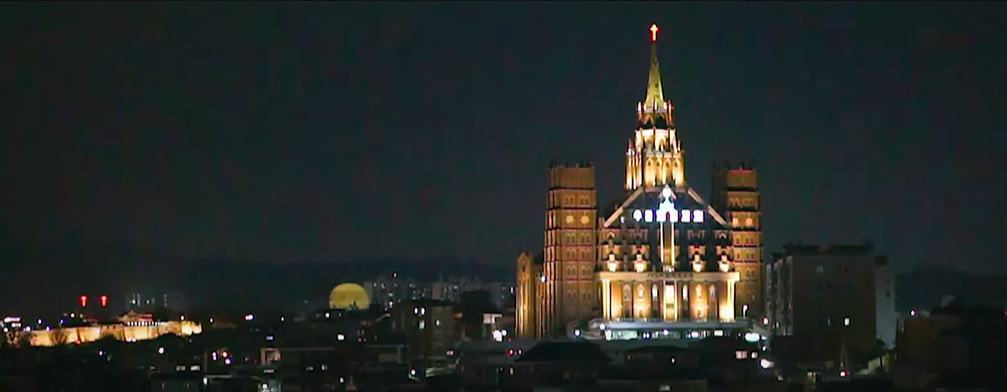
#> input picture mission/03.png, 1007 x 392 px
$ python mission_3.py
#> lines starting #> are read from the running program, lines starting #| are printed output that depends on the picture
# 배경이 우글우글한 부분을 블러처리한 것 처럼 매끄럽게

import cv2, sys
import numpy as np

src = cv2.imread('mission/03.png')
#> src is the input picture: shape (392, 1007, 3); mean B, G, R 39.9, 42.2, 38.1

if src is None:
    sys.exit('Image load failed')

# 노이즈 제거 & 부드럽게 만들기
g_dst = cv2.GaussianBlur(src, (5, 5), 1)
m_dst = cv2.medianBlur(g_dst, 3)

# sharpening 과정을 통해 에지 강조
kernel = np.array([[-1,-1,-1], [-1,9,-1], [-1,-1,-1]], dtype = np.float32)
sharpened = cv2.filter2D(m_dst, -1, kernel)
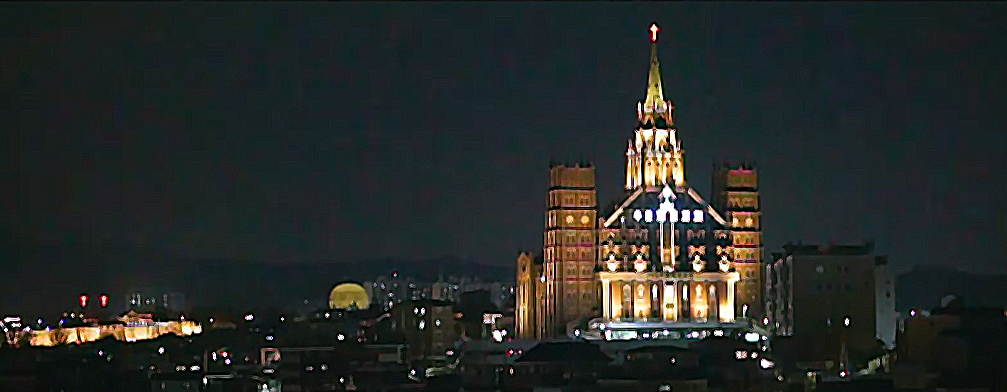
#> sharpened: shape (392, 1007, 3); mean B, G, R 40, 42.1, 37.8

# 밝기 조정 (약간 어둡게)
final = cv2.addWeighted(sharpened, 0.8, np.zeros(sharpened.shape, sharpened.dtype), 0, 0)
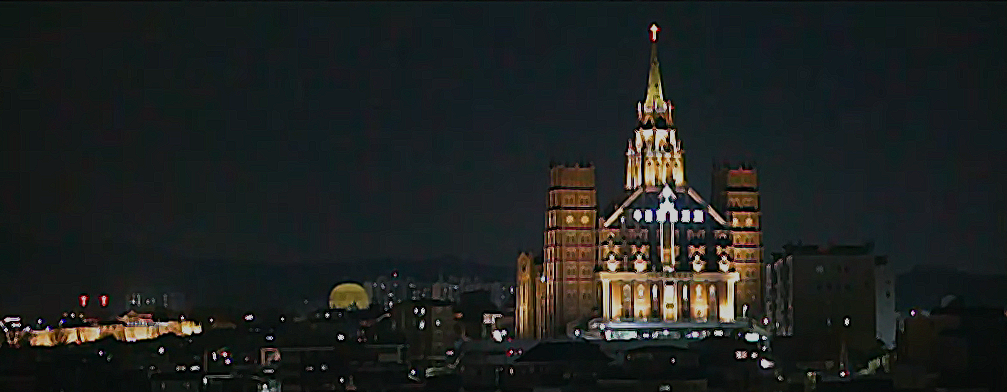
#> final: shape (392, 1007, 3); mean B, G, R 32, 33.7, 30.2


# 처음 이미지 출력
cv2.imshow('src', src)
# 결과 이미지 출력
cv2.imshow('Processed Image', final)

cv2.waitKey(0)
cv2.destroyAllWindows()

$ run again, with mission/01.png copied over mission/03.png
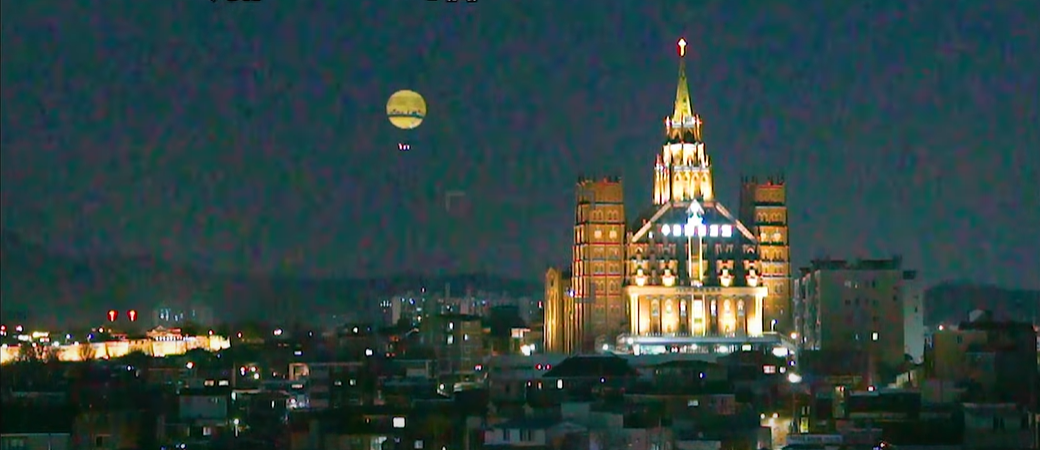
#> input picture mission/01.png, 1040 x 450 px
#> src is the input picture: shape (450, 1040, 3); mean B, G, R 65.5, 66.9, 47.1
#> `sharpened = cv2.filter2D(m_dst, -1, kernel)`:
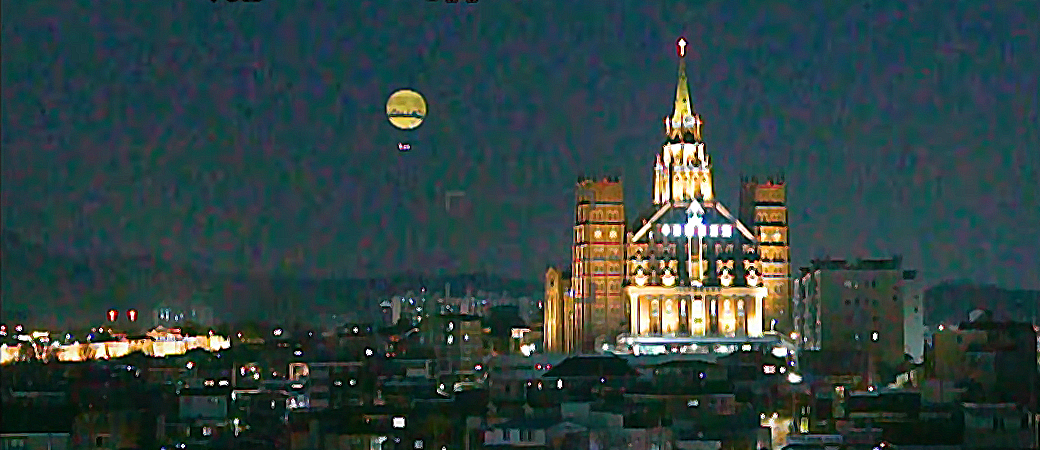
#> sharpened: shape (450, 1040, 3); mean B, G, R 65.6, 66.6, 46.8
#> `final = cv2.addWeighted(sharpened, 0.8, np.zeros(sharpened.shape, shar..`:
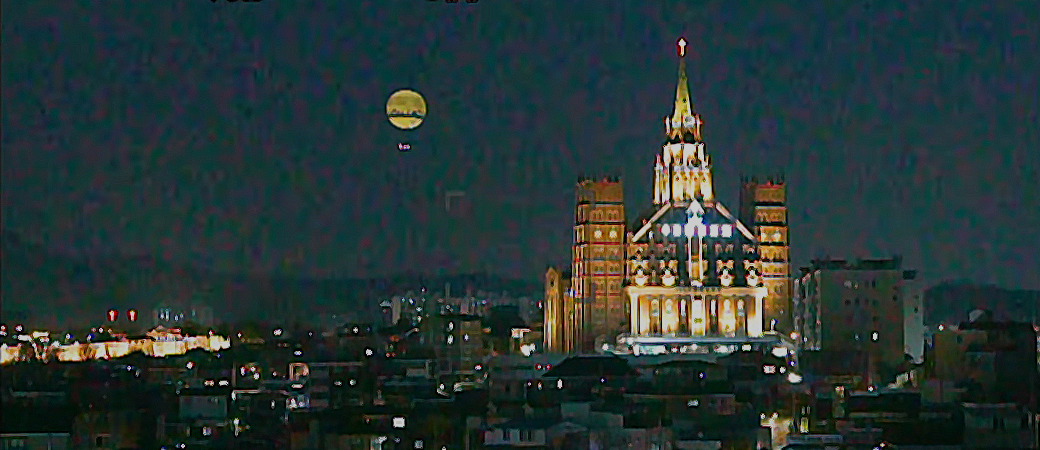
#> final: shape (450, 1040, 3); mean B, G, R 52.5, 53.3, 37.4

$ run again, with mission/05.png copied over mission/03.png
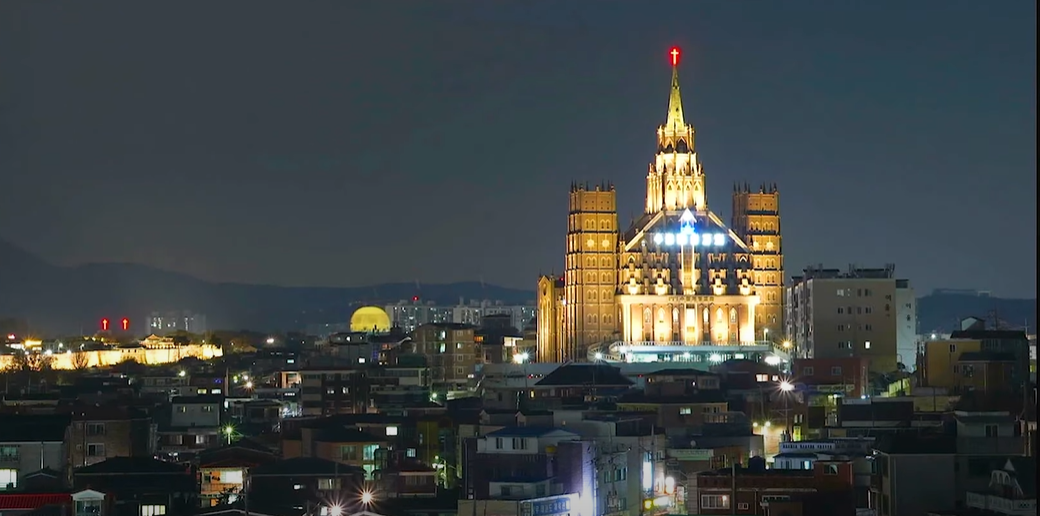
#> input picture mission/05.png, 1040 x 516 px
#> src is the input picture: shape (516, 1040, 3); mean B, G, R 68.7, 68.3, 62.5
#> `sharpened = cv2.filter2D(m_dst, -1, kernel)`:
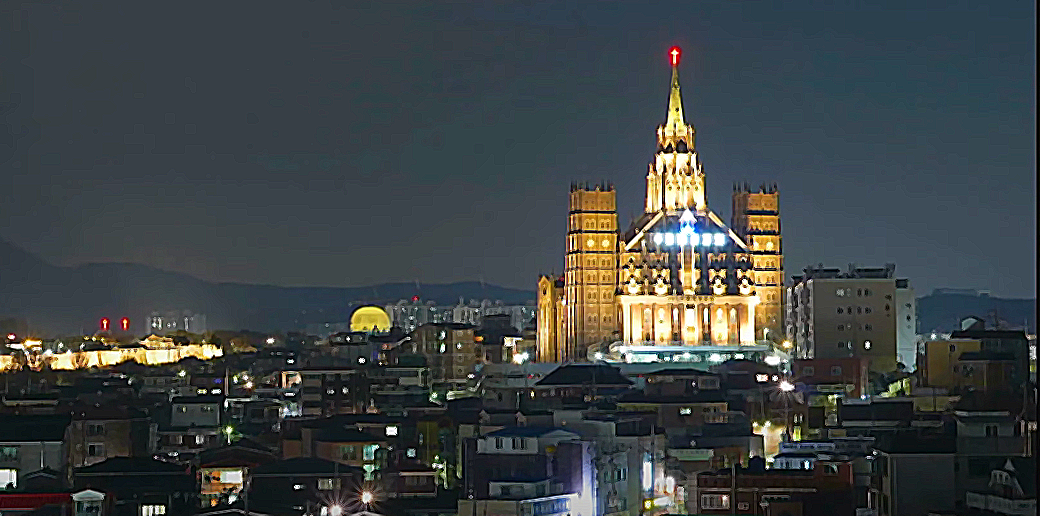
#> sharpened: shape (516, 1040, 3); mean B, G, R 68.8, 68.1, 62.2
#> `final = cv2.addWeighted(sharpened, 0.8, np.zeros(sharpened.shape, shar..`:
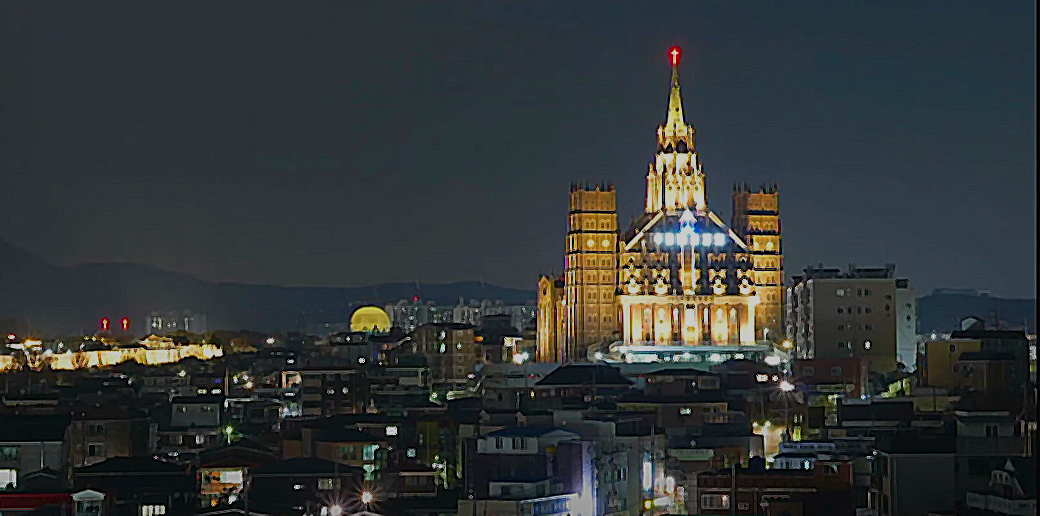
#> final: shape (516, 1040, 3); mean B, G, R 55.1, 54.4, 49.7
